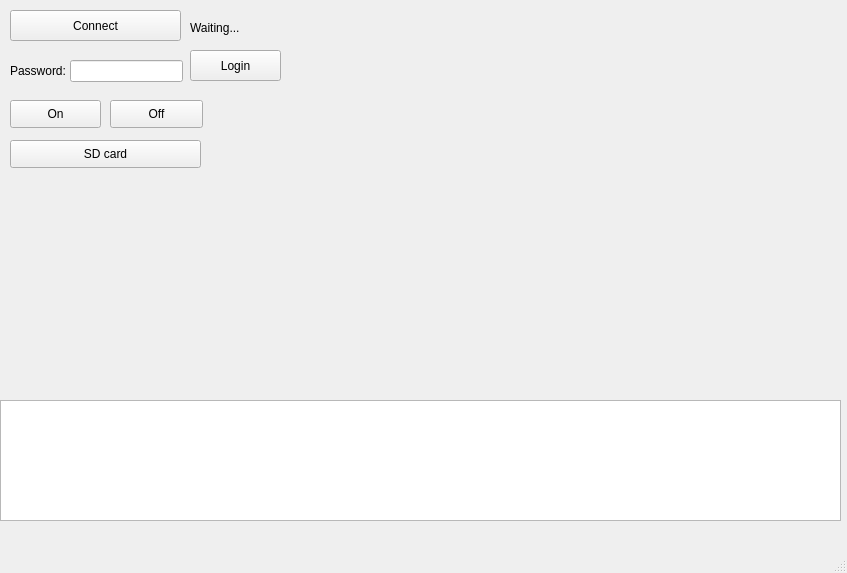
<?xml version="1.0" encoding="UTF-8"?>
<ui version="4.0">
 <class>MainWindow</class>
 <widget class="QMainWindow" name="MainWindow">
  <property name="geometry">
   <rect>
    <x>0</x>
    <y>0</y>
    <width>847</width>
    <height>573</height>
   </rect>
  </property>
  <property name="windowTitle">
   <string>MainWindow</string>
  </property>
  <widget class="QWidget" name="centralwidget">
   <widget class="QPushButton" name="pushButton">
    <property name="geometry">
     <rect>
      <x>190</x>
      <y>50</y>
      <width>91</width>
      <height>31</height>
     </rect>
    </property>
    <property name="text">
     <string>Login</string>
    </property>
   </widget>
   <widget class="QTextBrowser" name="textBrowser">
    <property name="geometry">
     <rect>
      <x>0</x>
      <y>400</y>
      <width>841</width>
      <height>121</height>
     </rect>
    </property>
   </widget>
   <widget class="QLineEdit" name="lineEdit">
    <property name="geometry">
     <rect>
      <x>70</x>
      <y>60</y>
      <width>113</width>
      <height>22</height>
     </rect>
    </property>
   </widget>
   <widget class="QLabel" name="label">
    <property name="geometry">
     <rect>
      <x>10</x>
      <y>60</y>
      <width>71</width>
      <height>21</height>
     </rect>
    </property>
    <property name="text">
     <string>Password:</string>
    </property>
   </widget>
   <widget class="QPushButton" name="pushButton_2">
    <property name="geometry">
     <rect>
      <x>10</x>
      <y>10</y>
      <width>171</width>
      <height>31</height>
     </rect>
    </property>
    <property name="text">
     <string>Connect</string>
    </property>
   </widget>
   <widget class="QLabel" name="label_2">
    <property name="geometry">
     <rect>
      <x>190</x>
      <y>20</y>
      <width>91</width>
      <height>16</height>
     </rect>
    </property>
    <property name="text">
     <string>Waiting...</string>
    </property>
   </widget>
   <widget class="QPushButton" name="pushButton_3">
    <property name="geometry">
     <rect>
      <x>10</x>
      <y>100</y>
      <width>91</width>
      <height>28</height>
     </rect>
    </property>
    <property name="text">
     <string>On</string>
    </property>
   </widget>
   <widget class="QPushButton" name="pushButton_4">
    <property name="geometry">
     <rect>
      <x>110</x>
      <y>100</y>
      <width>93</width>
      <height>28</height>
     </rect>
    </property>
    <property name="text">
     <string>Off</string>
    </property>
   </widget>
   <widget class="QPushButton" name="pushButton_5">
    <property name="geometry">
     <rect>
      <x>10</x>
      <y>140</y>
      <width>191</width>
      <height>28</height>
     </rect>
    </property>
    <property name="text">
     <string>SD card</string>
    </property>
   </widget>
  </widget>
  <widget class="QMenuBar" name="menubar">
   <property name="geometry">
    <rect>
     <x>0</x>
     <y>0</y>
     <width>847</width>
     <height>26</height>
    </rect>
   </property>
  </widget>
  <widget class="QStatusBar" name="statusbar"/>
 </widget>
 <resources/>
 <connections/>
</ui>
